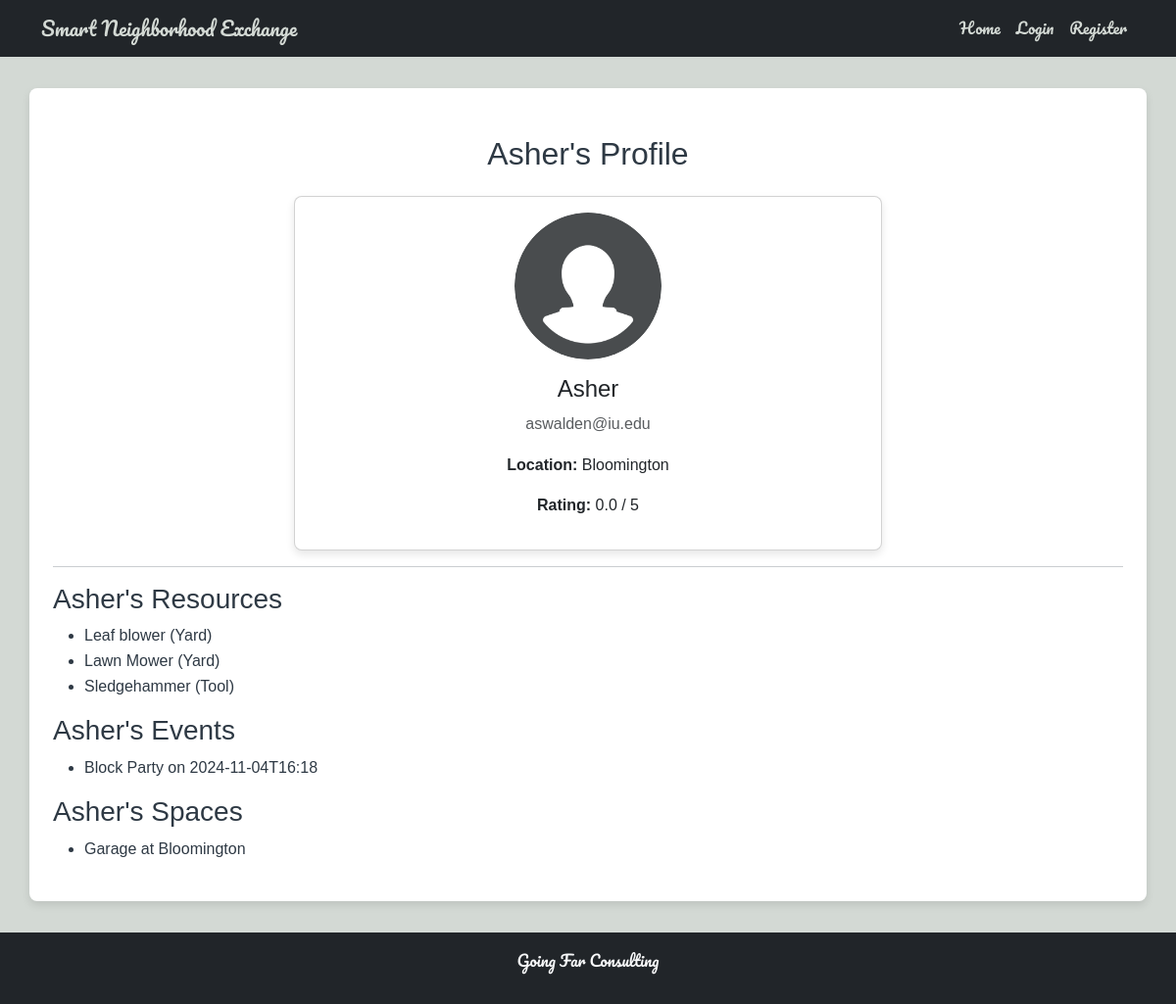
Page /user/1 on the committed database.
### tables this page shows
CREATE TABLE users (
            id INTEGER PRIMARY KEY AUTOINCREMENT,
            name TEXT NOT NULL,
            email TEXT NOT NULL UNIQUE,
            password TEXT NOT NULL,
            location TEXT,
            profile_image TEXT
        , rating REAL DEFAULT 0);

CREATE TABLE resources (
            resource_id INTEGER PRIMARY KEY AUTOINCREMENT,
            user_id INTEGER NOT NULL,
            title TEXT NOT NULL,
            description TEXT,
            images TEXT,
            category TEXT,
            availability TEXT,
            date_posted TEXT NOT NULL,
            FOREIGN KEY (user_id) REFERENCES users (id) ON DELETE CASCADE
        );

CREATE TABLE events (
            event_id INTEGER PRIMARY KEY AUTOINCREMENT,
            name TEXT NOT NULL,
            description TEXT,
            date TEXT NOT NULL,
            location TEXT NOT NULL,
            hosted_by INTEGER NOT NULL,
            FOREIGN KEY (hosted_by) REFERENCES users (id) ON DELETE CASCADE
        );

CREATE TABLE spaces (
            space_id INTEGER PRIMARY KEY AUTOINCREMENT,
            name TEXT NOT NULL,
            description TEXT,
            location TEXT,
            availability TEXT,
            created_by INTEGER NOT NULL,
            FOREIGN KEY (created_by) REFERENCES users (id) ON DELETE CASCADE
        );

### app.py (the view)
@app.route('/user/<int:user_id>')
def view_user_profile(user_id):
    user = get_user_by_id(user_id)  # Fetch user details
    if not user:
        flash("User not found.", "error")
        return redirect(url_for('index'))
    resources = get_resources_by_user(user_id)
    events = get_events_by_user(user_id)
    spaces = get_spaces_by_user(user_id)
    return render_template(
        'user_profile.html',
        user=user,
        resources=resources,
        events=events,
        spaces=spaces,
        page_title=f"{user['name']}'s Profile"
    )

### app.py (called while the page is built)
@app.before_request
def initialize_database():
    init_db()

@app.teardown_appcontext
def shutdown_session(exception=None):
    close_db()

### database.py (called while the page is built)
def get_db():
    if 'db' not in g:
        g.db = sqlite3.connect(DATABASE)
        g.db.row_factory = sqlite3.Row
    return g.db

def get_user_by_id(user_id):
    return get_db().execute(
        "SELECT * FROM users WHERE id = ?",
        (user_id,)
    ).fetchone()

def get_resources_by_user(user_id):
    return get_db().execute(
        "SELECT * FROM resources WHERE user_id = ?",
        (user_id,)
    ).fetchall()

def get_events_by_user(user_id):
    return get_db().execute(
        "SELECT * FROM events WHERE hosted_by = ?",
        (user_id,)
    ).fetchall()

def get_spaces_by_user(user_id):
    return get_db().execute(
        "SELECT * FROM spaces WHERE created_by = ?",
        (user_id,)
    ).fetchall()

### templates/user_profile.html (shortened to what this page needs)
{% extends "base.html" %}
{% block content %}
<div class="container mt-4">
    <h2 class="text-center mb-4">{{ page_title }}</h2>
    <div class="card profile-card">
        <div class="card-body text-center">
            {% if user['profile_image'] %}
                <img src="{{ user['profile_image'] }}" alt="Profile Image" class="img-fluid rounded-circle mb-3" width="150">
            {% else %}
                <img src="{{ url_for('static', filename='default-profile.png') }}" alt="Default Profile" class="img-fluid rounded-circle mb-3" width="150">
            {% endif %}
            <h4>{{ user['name'] }}</h4>
            <p class="text-muted">{{ user['email'] }}</p>
            <p><strong>Location:</strong> {{ user['location'] }}</p>
            <p><strong>Rating:</strong> {{ user['rating'] }} / 5</p>
        </div>
    </div>
    <hr>
    <h3>{{ user['name'] }}'s Resources</h3>
    {% if resources %}
        <ul>
            {% for resource in resources %}
                <li>{{ resource.title }} ({{ resource.category }})</li>
            {% endfor %}
        </ul>
    {% else %}
        <p>No resources available.</p>
    {% endif %}
    <h3>{{ user['name'] }}'s Events</h3>
    {% if events %}
        <ul>
            {% for event in events %}
                <li>{{ event.name }} on {{ event.date }}</li>
            {% endfor %}
        </ul>
    {% else %}
        <p>No events organized.</p>
    {% endif %}
    <h3>{{ user['name'] }}'s Spaces</h3>
    {% if spaces %}
        <ul>
            {% for space in spaces %}
                <li>{{ space.name }} at {{ space.location }}</li>
            {% endfor %}
        </ul>
    {% else %}
        <p>No spaces listed.</p>
    {% endif %}
</div>
{% endblock %}

### static/style.css (style rules this page uses)
* { margin: 0; padding: 0; box-sizing: border-box; }
body { font-family: Arial, sans-serif; line-height: 1.6; color: #2E3944; background-color: #D3D9D4; }
.card { border-radius: 8px; box-shadow: 0 4px 8px rgba(0, 0, 0, 0.1); }
.profile-card { margin: 0 auto; max-width: 600px; box-shadow: 0 4px 8px rgba(0, 0, 0, 0.1); border-radius: 8px; background-color: #ffffff; }
.profile-card img { margin: 0 auto; display: block; }

### rows in the picture
users: profile_image (placeholder picture), name "Asher", email "aswalden@iu.edu", location "Bloomington", rating "0.0"
resources: title "Leaf blower", category "Yard"
resources: title "Lawn Mower", category "Yard"
resources: title "Sledgehammer", category "Tool"
events: name "Block Party", date "2024-11-04T16:18"
spaces: name "Garage", location "Bloomington"

### other values in the picture
{{ page_title }} "Asher's Profile"
